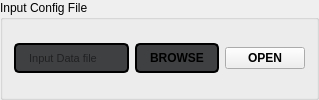
                  <widget class="QGroupBox" name="groupBox_3">
                   <property name="sizePolicy">
                    <sizepolicy hsizetype="Preferred" vsizetype="Fixed">
                     <horstretch>0</horstretch>
                     <verstretch>0</verstretch>
                    </sizepolicy>
                   </property>
                   <property name="title">
                    <string>Input Config File</string>
                   </property>
                   <layout class="QGridLayout" name="gridLayout_10">
                    <item row="0" column="0">
                     <widget class="QLineEdit" name="filename">
                      <property name="sizePolicy">
                       <sizepolicy hsizetype="Expanding" vsizetype="Maximum">
                        <horstretch>0</horstretch>
                        <verstretch>0</verstretch>
                       </sizepolicy>
                      </property>
                      <property name="font">
                       <font>
                        <pointsize>8</pointsize>
                       </font>
                      </property>
                      <property name="mouseTracking">
                       <bool>true</bool>
                      </property>
                      <property name="contextMenuPolicy">
                       <enum>Qt::NoContextMenu</enum>
                      </property>
                      <property name="toolTip">
                       <string>Input file from Operator</string>
                      </property>
                      <property name="styleSheet">
                       <string notr="true">#filename{
background-color: rgba(63,64,66,255);
border-radius:5px;
height:26px;
border:2px solid black;
padding-left:5px;
}
#filename:hover{
border:2px solid black;
}
</string>
                      </property>
                      <property name="maxLength">
                       <number>1000</number>
                      </property>
                      <property name="frame">
                       <bool>true</bool>
                      </property>
                      <property name="readOnly">
                       <bool>true</bool>
                      </property>
                      <property name="placeholderText">
                       <string>  Input Data file</string>
                      </property>
                      <property name="clearButtonEnabled">
                       <bool>false</bool>
                      </property>
                     </widget>
                    </item>
                    <item row="0" column="1">
                     <widget class="QPushButton" name="browse_button">
                      <property name="sizePolicy">
                       <sizepolicy hsizetype="Minimum" vsizetype="Maximum">
                        <horstretch>0</horstretch>
                        <verstretch>0</verstretch>
                       </sizepolicy>
                      </property>
                      <property name="font">
                       <font>
                        <family>Segoe UI</family>
                        <pointsize>9</pointsize>
                        <italic>false</italic>
                        <bold>true</bold>
                       </font>
                      </property>
                      <property name="cursor">
                       <cursorShape>PointingHandCursor</cursorShape>
                      </property>
                      <property name="styleSheet">
                       <string notr="true">#browse_button{background-color: rgba(63,64,66,255);
font: 600 9pt &quot;Segoe UI&quot;;
height:26px;
width:80px;
border-radius:5px;
border:2px solid black;
}
#browse_button:hover{

background-color:rgba(32,33,36,255);
}</string>
                      </property>
                      <property name="text">
                       <string>BROWSE</string>
                      </property>
                     </widget>
                    </item>
                    <item row="0" column="2">
                     <widget class="QPushButton" name="preview_in_file">
                      <property name="sizePolicy">
                       <sizepolicy hsizetype="Minimum" vsizetype="Maximum">
                        <horstretch>0</horstretch>
                        <verstretch>0</verstretch>
                       </sizepolicy>
                      </property>
                      <property name="font">
                       <font>
                        <family>Segoe UI</family>
                        <pointsize>9</pointsize>
                        <italic>false</italic>
                        <bold>true</bold>
                       </font>
                      </property>
                      <property name="cursor">
                       <cursorShape>PointingHandCursor</cursorShape>
                      </property>
                      <property name="styleSheet">
                       <string notr="true">#preview_in_file{background-color: rgba(63,64,66,255);
font: 600 9pt &quot;Segoe UI&quot;;
height:26px;
width:80px;
border-radius:5px;
border:2px solid black;
}
#preview_in_file:hover{

background-color:rgba(32,33,36,255);
}</string>
                      </property>
                      <property name="text">
                       <string>OPEN</string>
                      </property>
                     </widget>
                    </item>
                   </layout>
                  </widget>
